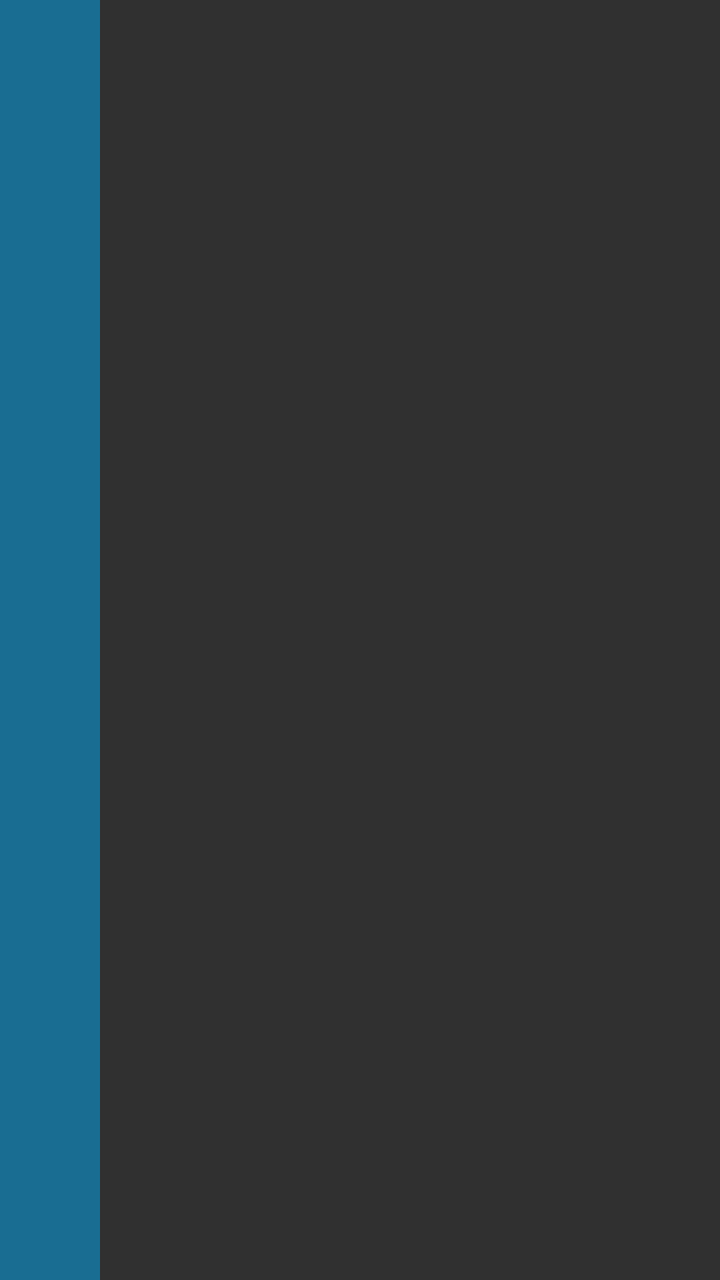
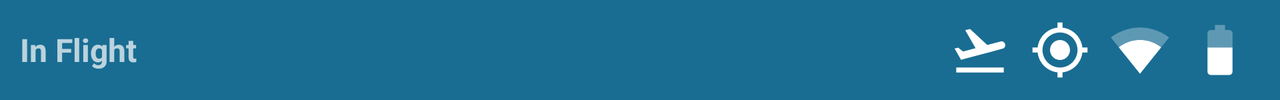

Compare how this app lays out the same screen by default and in its alternative resource folder. The renders come first, then the two layout files and the values they reference.
<!-- AndroidManifest.xml: application theme AppTheme -->
<!-- res/layout/view_topbar.xml -->
<?xml version="1.0" encoding="utf-8"?>
<RelativeLayout xmlns:android="http://schemas.android.com/apk/res/android"
    xmlns:app="http://schemas.android.com/apk/res-auto"
    android:id="@+id/topNavBar"
    android:layout_width="50dp"
    android:layout_height="match_parent"
    android:background="@color/colorAccent">

    <ImageButton
        android:id="@+id/ibBack"
        android:layout_width="wrap_content"
        android:layout_height="wrap_content"
        android:layout_centerHorizontal="true"
        android:layout_margin="5dp"
        android:background="?attr/selectableItemBackgroundBorderless"
        android:rotation="90"
        app:srcCompat="@drawable/ic_back" />

    <TextView
        android:id="@+id/tvFlightStatus"
        android:layout_width="50dp"
        android:layout_height="100dp"
        android:rotation="90"
        android:text="In Flight"
        android:layout_below="@id/ibBack"/>

</RelativeLayout>
<!-- resources referenced by this layout -->
<resources>
  <color name="colorAccent">#8003A9F4</color>
  <style name="AppTheme" parent="Theme.AppCompat.NoActionBar">
          
          <item name="colorPrimary">@color/colorPrimary</item>
          <item name="colorPrimaryDark">@color/colorPrimaryDark</item>
          <item name="colorAccent">@color/colorAccent</item>
  
          <item name="android:windowNoTitle">true</item>
          <item name="android:windowActionBar">false</item>
          <item name="android:windowFullscreen">true</item>
          <item name="android:windowContentOverlay">@null</item>
      </style>
  <color name="colorPrimary">#008577</color>
  <color name="colorPrimaryDark">#00574B</color>
</resources>
<!-- res/layout-land/view_topbar.xml (the repository's variant of the layout above) -->
<!-- drawn on the phone turned sideways -->
<?xml version="1.0" encoding="utf-8"?>
<RelativeLayout xmlns:android="http://schemas.android.com/apk/res/android"
    xmlns:app="http://schemas.android.com/apk/res-auto"
    android:id="@+id/topNavBar"
    android:layout_width="match_parent"
    android:layout_height="50dp"
    android:background="@color/colorAccent">

    <ImageButton
        android:id="@+id/ibHome"
        android:layout_width="wrap_content"
        android:layout_height="wrap_content"
        android:layout_margin="5dp"
        android:layout_centerVertical="true"
        android:background="?attr/selectableItemBackgroundBorderless"
        app:srcCompat="@drawable/ic_home" />

    <TextView
        android:id="@+id/tvSystemStatus"
        android:layout_width="wrap_content"
        android:layout_height="wrap_content"
        android:layout_centerVertical="true"
        android:textSize="16sp"
        android:textStyle="bold"
        android:text="In Flight"
        android:layout_toEndOf="@id/ibHome"/>

    <ImageButton
        android:id="@+id/ibFightStatus"
        android:layout_width="wrap_content"
        android:layout_height="wrap_content"
        android:layout_margin="5dp"
        android:layout_centerVertical="true"
        android:layout_toStartOf="@id/ibGps"
        android:background="?attr/selectableItemBackgroundBorderless"
        app:srcCompat="@drawable/ic_flightstatus" />

    <ImageButton
        android:id="@+id/ibGps"
        android:layout_width="wrap_content"
        android:layout_height="wrap_content"
        android:layout_margin="5dp"
        android:layout_centerVertical="true"
        android:layout_toStartOf="@id/ibSignal"
        android:background="?attr/selectableItemBackgroundBorderless"
        app:srcCompat="@drawable/ic_gps" />

    <ImageButton
        android:id="@+id/ibSignal"
        android:layout_width="wrap_content"
        android:layout_height="wrap_content"
        android:layout_margin="5dp"
        android:layout_centerVertical="true"
        android:layout_toStartOf="@id/ibBattery"
        android:background="?attr/selectableItemBackgroundBorderless"
        app:srcCompat="@drawable/ic_signal" />

    <ImageButton
        android:id="@+id/ibBattery"
        android:layout_width="wrap_content"
        android:layout_height="wrap_content"
        android:layout_margin="5dp"
        android:layout_centerVertical="true"
        android:layout_toStartOf="@id/ibSettings"
        android:background="?attr/selectableItemBackgroundBorderless"
        app:srcCompat="@drawable/ic_battery" />

    <ImageButton
        android:id="@+id/ibSettings"
        android:layout_width="wrap_content"
        android:layout_height="wrap_content"
        android:layout_margin="5dp"
        android:layout_centerVertical="true"
        android:layout_alignParentEnd="true"
        android:background="?attr/selectableItemBackgroundBorderless"
        app:srcCompat="@drawable/ic_settings" />


</RelativeLayout>
<!-- resources referenced by the variant -->
<!-- as the phone turned sideways resolves them -->
<resources>
  <color name="colorAccent">#8003A9F4</color>
  <!-- drawable ic_battery (drawable) -->
  <vector android:height="30dp" android:tint="#FFFFFF"
      android:viewportHeight="24.0" android:viewportWidth="24.0"
      android:width="30dp" xmlns:android="http://schemas.android.com/apk/res/android">
      <path android:fillAlpha=".3" android:fillColor="#FF000000" android:pathData="M17,5.33C17,4.6 16.4,4 15.67,4H14V2h-4v2H8.33C7.6,4 7,4.6 7,5.33V11h10V5.33z"/>
      <path android:fillColor="#FF000000" android:pathData="M7,11v9.67C7,21.4 7.6,22 8.33,22h7.33c0.74,0 1.34,-0.6 1.34,-1.33V11H7z"/>
  </vector>
  <!-- drawable ic_flightstatus (drawable) -->
  <vector android:height="30dp" android:tint="#FFFFFF"
      android:viewportHeight="24.0" android:viewportWidth="24.0"
      android:width="30dp" xmlns:android="http://schemas.android.com/apk/res/android">
      <path android:fillColor="#FF000000" android:pathData="M2.5,19h19v2h-19zM22.07,9.64c-0.21,-0.8 -1.04,-1.28 -1.84,-1.06L14.92,10l-6.9,-6.43 -1.93,0.51 4.14,7.17 -4.97,1.33 -1.97,-1.54 -1.45,0.39 1.82,3.16 0.77,1.33 1.6,-0.43 5.31,-1.42 4.35,-1.16L21,11.49c0.81,-0.23 1.28,-1.05 1.07,-1.85z"/>
  </vector>
  <!-- drawable ic_gps (drawable) -->
  <vector android:height="30dp" android:tint="#FFFFFF"
      android:viewportHeight="24.0" android:viewportWidth="24.0"
      android:width="30dp" xmlns:android="http://schemas.android.com/apk/res/android">
      <path android:fillColor="#FF000000" android:pathData="M12,8c-2.21,0 -4,1.79 -4,4s1.79,4 4,4 4,-1.79 4,-4 -1.79,-4 -4,-4zM20.94,11c-0.46,-4.17 -3.77,-7.48 -7.94,-7.94L13,1h-2v2.06C6.83,3.52 3.52,6.83 3.06,11L1,11v2h2.06c0.46,4.17 3.77,7.48 7.94,7.94L11,23h2v-2.06c4.17,-0.46 7.48,-3.77 7.94,-7.94L23,13v-2h-2.06zM12,19c-3.87,0 -7,-3.13 -7,-7s3.13,-7 7,-7 7,3.13 7,7 -3.13,7 -7,7z"/>
  </vector>
  <!-- drawable ic_signal (drawable) -->
  <vector android:height="30dp" android:tint="#FFFFFF"
      android:viewportHeight="24.0" android:viewportWidth="24.0"
      android:width="30dp" xmlns:android="http://schemas.android.com/apk/res/android">
      <path android:fillAlpha=".3" android:fillColor="#FF000000" android:pathData="M12.01,21.49L23.64,7c-0.45,-0.34 -4.93,-4 -11.64,-4C5.28,3 0.81,6.66 0.36,7l11.63,14.49 0.01,0.01 0.01,-0.01z"/>
      <path android:fillColor="#FF000000" android:pathData="M3.53,10.95l8.46,10.54 0.01,0.01 0.01,-0.01 8.46,-10.54C20.04,10.62 16.81,8 12,8c-4.81,0 -8.04,2.62 -8.47,2.95z"/>
  </vector>
  <style name="AppTheme" parent="Theme.AppCompat.NoActionBar">
          
          <item name="colorPrimary">@color/colorPrimary</item>
          <item name="colorPrimaryDark">@color/colorPrimaryDark</item>
          <item name="colorAccent">@color/colorAccent</item>
  
          <item name="android:windowNoTitle">true</item>
          <item name="android:windowActionBar">false</item>
          <item name="android:windowFullscreen">true</item>
          <item name="android:windowContentOverlay">@null</item>
      </style>
  <color name="colorPrimary">#008577</color>
  <color name="colorPrimaryDark">#00574B</color>
</resources>
